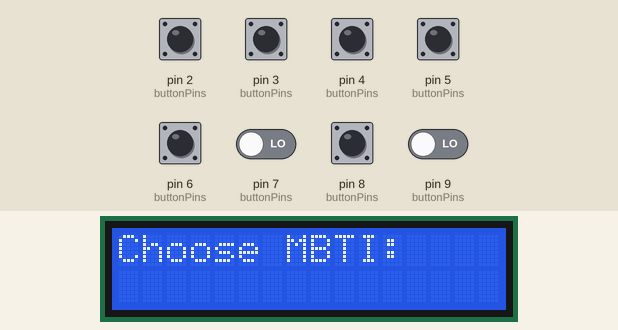
This sketch was run on a simulated Arduino Uno, built with avr-gcc and run on an emulated ATmega328P. Shown: 16×2 character LCD. The test bench sets the inputs (shaded band); at power-on: pin 2 (buttonPins), pin 3 (buttonPins), pin 4 (buttonPins), pin 5 (buttonPins), pin 6 (buttonPins), pin 7 (buttonPins), pin 8 (buttonPins), pin 9 (buttonPins) LOW.

Above: at 1.2 s.
1.3 s: pin 2 (buttonPins) pulled HIGH for 0.15 s
At 2.3 s:
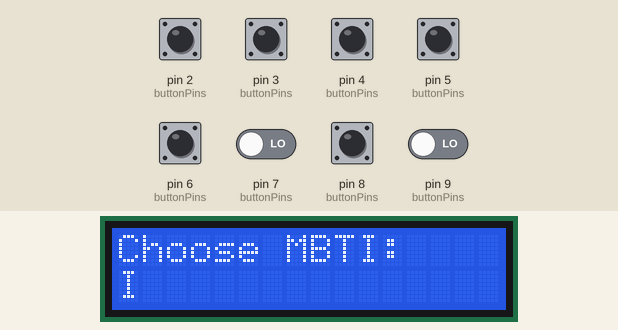
2.9 s: pin 3 (buttonPins) pulled HIGH for 0.15 s
At 3.6 s:
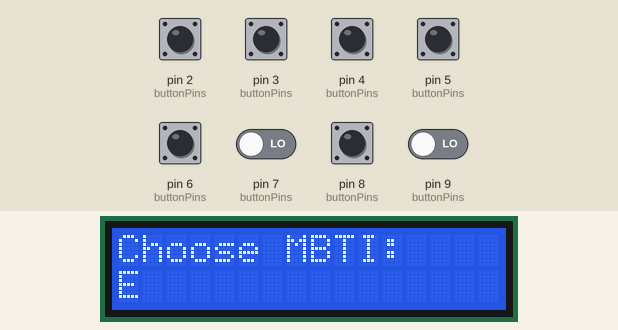
4.5 s: pin 4 (buttonPins) pulled HIGH for 0.15 s
At 5.7 s:
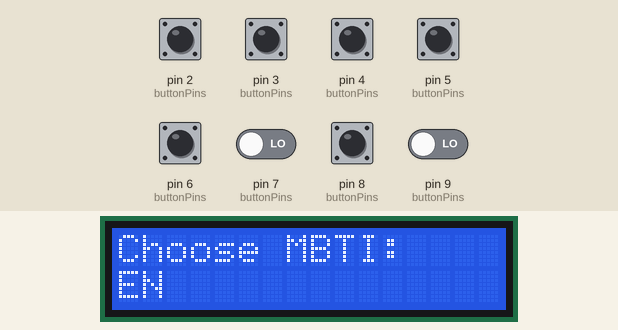
6.1 s: pin 5 (buttonPins) pulled HIGH for 0.15 s
At 7.2 s:
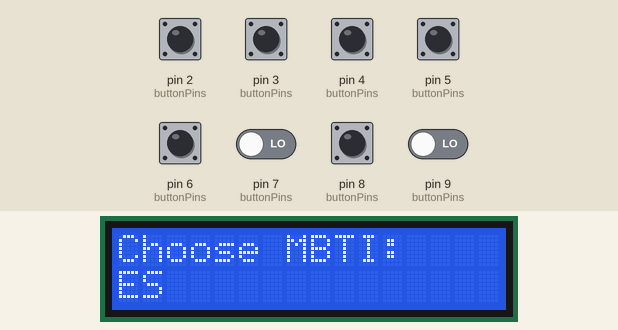
7.7 s: pin 6 (buttonPins) pulled HIGH for 0.15 s
At 8.4 s:
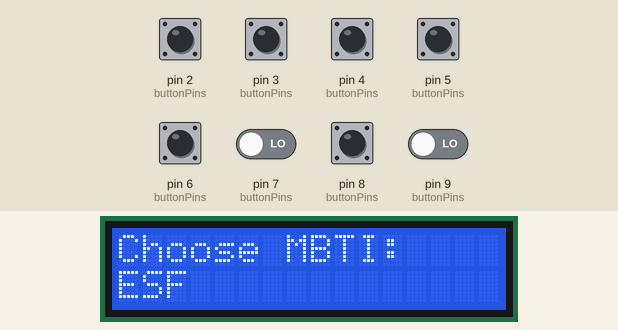
9.3 s: pin 8 (buttonPins) pulled HIGH for 0.15 s
At 9.6 s:
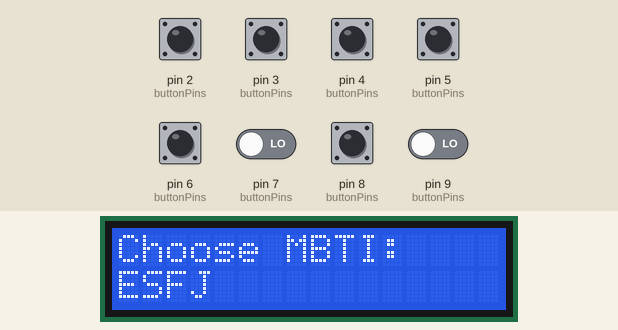
Timing chart, 0 to 12.3 s (numbered marks = the images above; inputs shaded):
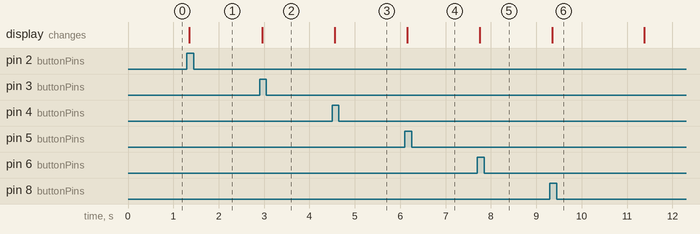

Measured:
- after the input at 1.3 s, the display: changes after 0.05 s (image 1)
- after the input at 2.9 s, the display: changes after 0.05 s (image 2)
- after the input at 4.5 s, the display: changes after 0.05 s (image 3)
- after the input at 6.1 s, the display: changes after 0.05 s (image 4)
- after the input at 7.7 s, the display: changes after 0.05 s (image 5)
- after the input at 9.3 s, the display: changes after 0.05 s (image 6)

The sketch:

LCD-Button.ino
```cpp
#include <Wire.h>
#include <LiquidCrystal_I2C.h>

// 初始化 LCD，I2C 地址为 0x27
LiquidCrystal_I2C lcd(0x27, 16, 2);

// 定义按钮引脚
#define BUTTON_I 2
#define BUTTON_E 3
#define BUTTON_N 4
#define BUTTON_S 5
#define BUTTON_F 6
#define BUTTON_T 7
#define BUTTON_J 8
#define BUTTON_P 9

// 按钮组状态变量
int lastButtonState[8];  // 上一次的按钮状态
int buttonState[8];      // 当前的按钮状态
char mbti[5] = "    ";   // 存储当前的 MBTI 字母，初始为空格
int currentIndex = 0;    // 当前输入的字母位置（0-3）

// 按钮对应的字母
const char buttonLetters[8] = {'I', 'E', 'N', 'S', 'F', 'T', 'J', 'P'};

// 按钮引脚数组
const int buttonPins[8] = {BUTTON_I, BUTTON_E, BUTTON_N, BUTTON_S, BUTTON_F, BUTTON_T, BUTTON_J, BUTTON_P};

void setup() {
  // 初始化 LCD
  lcd.init();
  lcd.backlight();
  lcd.setCursor(0, 0);
  lcd.print("Choose MBTI:");

  // 初始化按钮引脚
  for (int i = 0; i < 8; i++) {
    pinMode(buttonPins[i], INPUT);
    lastButtonState[i] = LOW;
  }
}

void loop() {
  // 遍历每个按钮
  for (int i = 0; i < 8; i++) {
    buttonState[i] = digitalRead(buttonPins[i]);

    // 检测按钮按下并松开
    if (buttonState[i] == HIGH && lastButtonState[i] == LOW) {
      delay(50); // 消抖
      if (buttonState[i] == HIGH) {
        handleButtonPress(i);
      }
    }
    lastButtonState[i] = buttonState[i];
  }
}

// 处理按钮按下
void handleButtonPress(int buttonIndex) {
  int group = buttonIndex / 2;  // 按钮所属组（0-3）

  if (group == currentIndex) {
    // 当前组输入，更新字母
    char letter = buttonLetters[buttonIndex];
    mbti[currentIndex] = letter;  // 更新当前组对应字母
    updateLCD();  // 更新 LCD 显示

  } else if (group == currentIndex + 1) {
    // 切换到下一组输入
    currentIndex++;
    char letter = buttonLetters[buttonIndex];
    mbti[currentIndex] = letter;  // 更新当前组对应字母
    updateLCD();  // 更新 LCD 显示

    // 如果最后一组输入完成，提示下一步
    if (currentIndex == 3) {
      delay(2000); // 停留 2 秒
      lcd.clear();
      lcd.setCursor(0, 0);
      lcd.print(mbti);  // 将 MBTI 结果挪到第一行
      lcd.setCursor(0, 1);
      lcd.print("Choose a Card");
      lcd.setCursor(0, 2);
      lcd.print("card:");
    }
  }
}

// 更新 LCD 显示
void updateLCD() {
  lcd.setCursor(0, 1);
  lcd.print(mbti);  // 显示当前的 MBTI 字母
}
```
